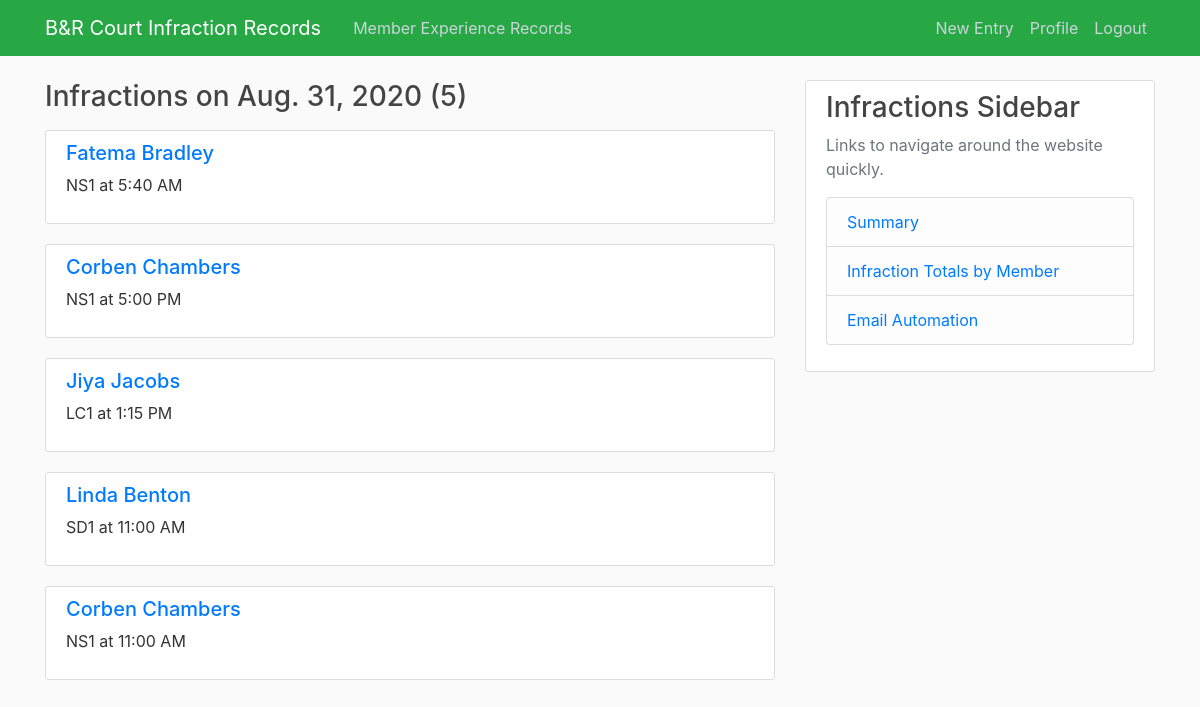
Screenshot of /courtinfractions/summary/date/2020-08-31 (signed in) with the database file from the repository.
### courtinfractions/models.py (models this page shows, shortened)
class courtInf(models.Model):
    codeInf=[
        ('LC1', 'Late Cancel'),
        ('NS1', 'No Show'),
        ('SD1', 'Singles to Doubles'),
        ('GN1', 'Guest Name'),
        ('OTH', 'Other (Please specify in notes)'),
    ]
    codeTime=[
        ('5:40 AM', '5:40 AM'),
        ('6:00 AM', '6:00 AM'),
        ('6:20 AM', '6:20 AM'),
        ('7:00 AM', '7:00 AM'),
        ('7:40 AM', '7:40 AM'),
        ('8:00 AM', '8:00 AM'),
        ('8:20 AM', '8:20 AM'),
        ('9:00 AM', '9:00 AM'),
        ('9:40 AM', '9:40 AM'),
        ('10:00 AM', '10:00 AM'),
        ('10:20 AM', '10:20 AM'),
        ('11:00 AM', '11:00 AM'),
        ('11:40 AM', '11:40 AM'),
        ('12:00 PM', '12:00 PM'),
        ('12:15 PM', '12:15 PM'),
        ('12:20 PM', '12:20 PM'),
        ('1:00 PM', '1:00 PM'),
        ('1:15 PM', '1:15 PM'),
        ('1:40 PM', '1:40 PM'),
        ('2:00 PM', '2:00 PM'),
        ('2:15 PM', '2:15 PM'),
        ('2:20 PM', '2:20 PM'),
        ('3:00 PM', '3:00 PM'),
        ('3:30 PM', '3:30 PM'),
        ('3:40 PM', '3:40 PM'),
        ('4:00 PM', '4:00 PM'),
        ('4:20 PM', '4:20 PM'),
        ('4:30 PM', '4:30 PM'),
        ('5:00 PM', '5:00 PM'),
        ('5:30 PM', '5:30 PM'),
        ('5:40 PM', '5:40 PM'),
        ('6:00 PM', '6:00 PM'),
        ('6:20 PM', '6:20 PM'),
        ('6:30 PM', '6:30 PM'),
        ('7:00 PM', '7:00 PM'),
        ('7:30 PM', '7:30 PM'),
        ('7:40 PM', '7:40 PM'),
        ('8:00 PM', '8:00 PM'),
        ('8:20 PM', '8:20 PM'),
        ('8:30 PM', '8:30 PM'),
        ('9:00 PM', '9:00 PM'),
        ('9:30 PM', '9:30 PM'),
        ('9:40 PM', '9:40 PM'),
        ]
    sport = models.CharField(max_length=10)
    name = models.ForeignKey(contactInfo, on_delete=models.PROTECT)
    infraction = models.CharField(max_length=3, choices=codeInf)
    date = models.DateField(default=timezone.now)
    courtTime = models.CharField(max_length=8, choices=codeTime)
    notes = models.TextField(blank=True)
    date_created = models.DateTimeField(default=timezone.now)
    author = models.ForeignKey(User, on_delete=models.PROTECT)

class contactInfo(models.Model):
    memberName = models.CharField(max_length=200)
    email = models.CharField(max_length=254)
    def __str__(self):
        return self.memberName

### courtinfractions/views.py (the view)
# urls.py: path('summary/date/<str:date>', CIDateListView.as_view(), name='CI-date'),
class CIDateListView(LoginRequiredMixin, ListView):
    model = courtInf
    template_name = 'courtinfractions/date_records.html'
    context_object_name = 'records'
    paginate_by = 5
    def get_queryset(self):
        return courtInf.objects.filter(date=self.kwargs.get('date')).order_by('-courtTime')

### courtinfractions/Templates/courtinfractions/date_records.html (shortened to what this page needs)
{% extends 'courtinfractions/base.html' %}
{% block content %}
    <h3 class="mb-3">Infractions on {{ records.0.date }} ({{ page_obj.paginator.count }})</h3>
    {% for record in records %}
        <article class="media content-section">
          <div class="media-body">
            <h5><a class="article-content" href="{% url 'CI-record' record.id %}">{{ record.name }}</a></h5>
            <p class="article-content">{{ record.infraction }} at {{ record.courtTime }}</p>
          </div>
        </article>
    {% endfor %}
{% endblock content %}

### courtinfractions/static/courtinfractions/main.css (style rules this page uses)
body { background: #fafafa; color: #333333; margin-top: 5rem; }
h1, h2, h3, h4, h5, h6 { color: #444444; }
.content-section { background: #ffffff; padding: 10px 20px; border: 1px solid #dddddd; border-radius: 3px; margin-bottom: 20px; }
.article-content { white-space: pre-line; }

### rows the page displays
courtInf: date "Aug. 31, 2020", name "Fatema Bradley", infraction "NS1", courtTime "5:40 AM"
courtInf: name "Corben Chambers", infraction "NS1", courtTime "5:00 PM"
courtInf: name "Jiya Jacobs", infraction "LC1", courtTime "1:15 PM"
courtInf: name "Linda Benton", infraction "SD1", courtTime "11:00 AM"
courtInf: name "Corben Chambers", infraction "NS1", courtTime "11:00 AM"

### other values shown
{{ page_obj.paginator.count }} "5"
